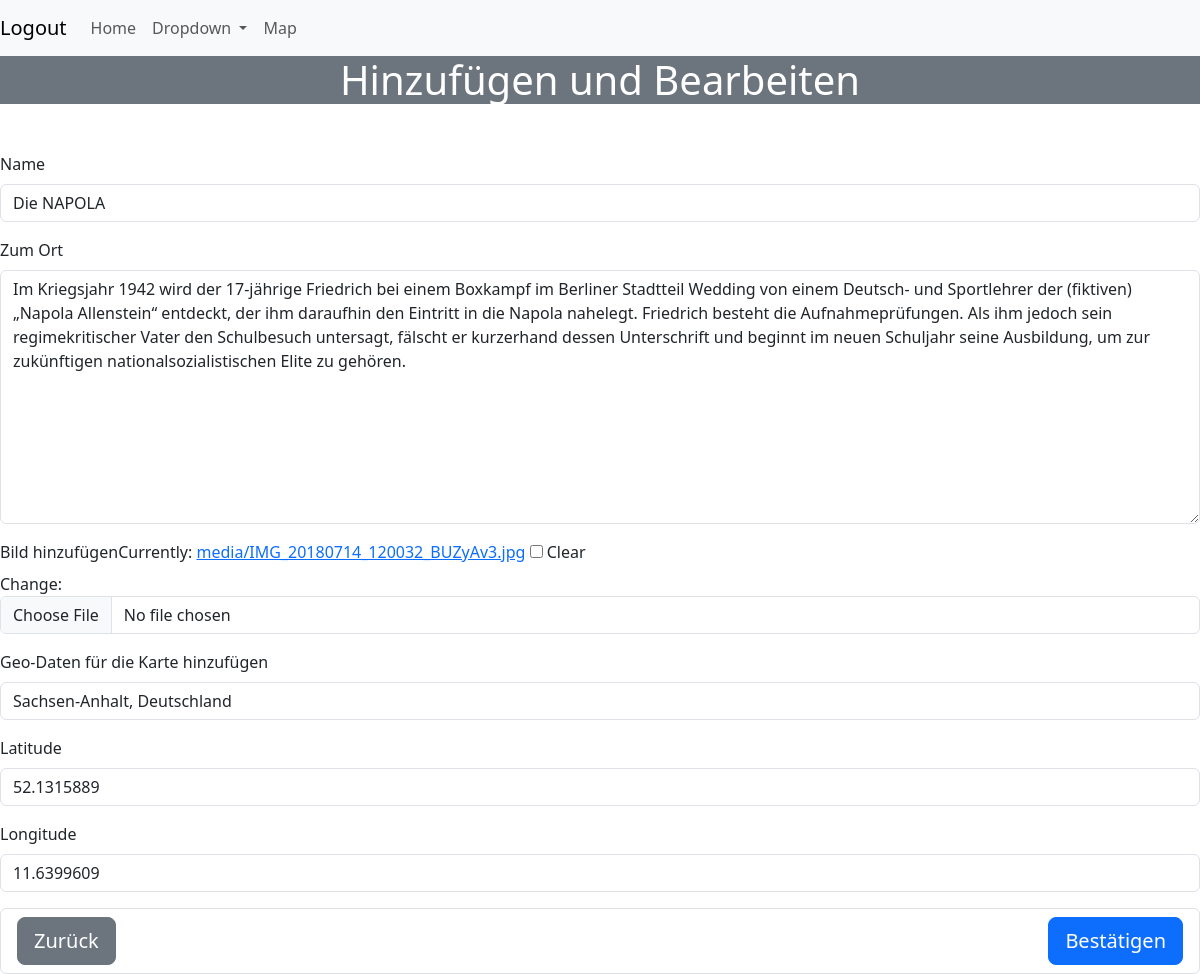
Page /places/edit/33 (signed in) on the committed database.
### Forgotten/models.py (models this page shows, shortened)
class Places(models.Model):
    class Meta:
        verbose_name_plural = 'Places'
    name = models.CharField(max_length=30)
    story_field = models.TextField(blank=True)
    upload_picture = models.ImageField(null="True", blank="True", upload_to='media/')
    location_map = models.CharField(max_length=40)
    ctime = models.DateTimeField(auto_now_add=True)
    uptime = models.DateTimeField(auto_now=True)
    latitude = models.FloatField(null=True, blank=True)
    longitude = models.FloatField(null=True, blank=True)

### Forgotten/views.py (the view)
# urls.py: path('places/edit/<int:pk>', place_details, name='edit_place'),
@login_required()
def place_details(request, pk=None):
    if pk:
        places = Places.objects.get(pk=pk)
    else:
        places = Places()
    if request.method == 'POST':
        form = PlacesForm(request.POST, files=request.FILES, instance=places)
        if form.is_valid():
            place = form.save(commit=False)
            geocoder = Geocoding()
            coordinates = geocoder.get_coordinates(place.location_map)
            if coordinates:
                place.longitude, place.latitude = coordinates
            place.save()
            messages.success(request, 'Ort gespeichert.')
            return HttpResponseRedirect(reverse_lazy('place_list'))
        else:
            messages.error(request, 'Fehler bei der verarbeitung.')
    else:
        form = PlacesForm(instance=places)
    return render(request, 'Forgotten/place_details.html', {'page_title': 'Hinzufügen und Bearbeiten',
                                                            'form': form})

### Forgotten/forms.py
class PlacesForm(ModelForm):
    class Meta:
        model = Places
        exclude = ()
        labels = {'story_field': 'Zum Ort',
                  'upload_picture': 'Bild hinzufügen',
                  'location_map': 'Geo-Daten für die Karte hinzufügen'}

### templates/Forgotten/place_details.html (shortened to what this page needs)
{% extends 'Forgotten/base.html' %}
{% load bootstrap5 %}
{% block content %}
    <form action="" enctype="multipart/form-data" method="POST" class="form-row">
    {% bootstrap_form form %}
    <ul class="list-group">
        <li class="list-group-item">
            <a href="{% url 'place_list' %}" class="btn btn-secondary btn-lg">Zurück</a>
            <button type="submit" class="btn btn-primary btn-lg float-end float-end">Bestätigen</button>
        </li>
    </ul>
{% endblock %}

### Forgotten/static/styling/style.css (style rules this page uses)
body { margin: 0; padding: 0; }

### rows in the picture
Places: name "Die NAPOLA", story_field "Im Kriegsjahr 1942 wird der 17-jährige Friedrich bei einem Boxkampf im Berliner Stadtteil Wedding von einem Deutsch- und Sportlehrer der (fiktiven) „Napola Allenstein“ entdeckt, der ihm daraufhin den Eintritt in die Napola nahelegt. Friedrich besteht die Aufnahmeprüfungen. Als ihm jedoch sein regimekritischer Vater den Schulbesuch untersagt, fälscht er kurzerhand dessen Unterschrift und beginnt im neuen Schuljahr seine Ausbildung, um zur zukünftigen nationalsozialistischen Elite zu gehören.", location_map "Sachsen-Anhalt, Deutschland", latitude "52.1315889", longitude "11.6399609"

### other values in the picture
{{ page_title }} "Hinzufügen und Bearbeiten"
